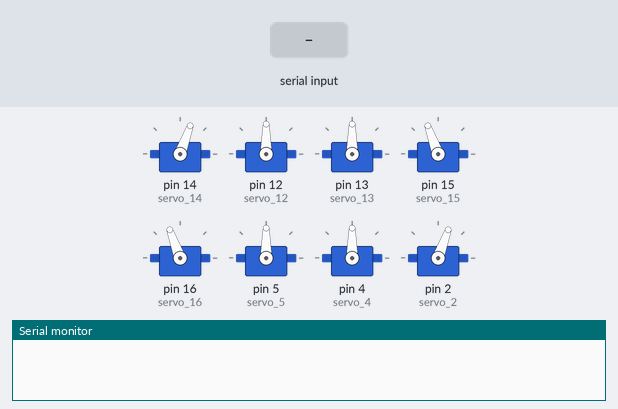
Bench run of a sketch on a simulated Arduino Uno, built with avr-gcc and run on an emulated ATmega328P. On the bench: 8 × servo, the last lines printed to the serial monitor. The test bench sets the inputs (shaded band).

Above: at 2.2 s.
2.3 s: "1" received over Serial
At 3.9 s:
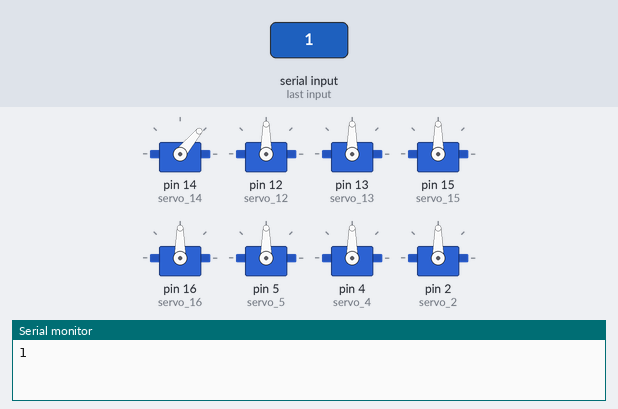
At 7.2 s:
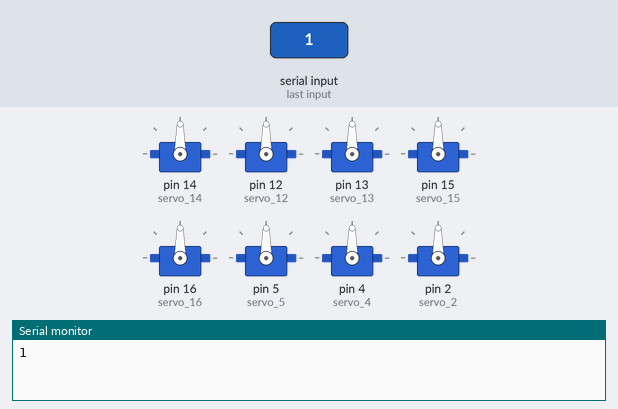
Timing chart, 0 to 8.7 s (numbered marks = the images above; inputs shaded):
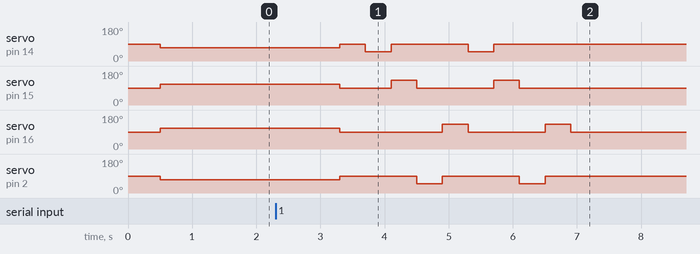

Measured:
- after the input at 2.3 s, servo on pin 14 (servo_14): goes 90° 0.40 s, 50° 0.40 s, 90° 1.2 s, 50° 0.40 s, then 90°, starting after 1.0 s; servo on pin 15 (servo_15): goes 90° 0.80 s, 130° 0.40 s, 90° 1.2 s, 130° 0.40 s, then 90°, starting after 1.0 s

The sketch:

7.4expand.ino
```cpp
#include <Servo.h>
Servo servo_14;//Upper right [paw]
Servo servo_12;//Upper right [arm]
Servo servo_13;//Lower right [arm]
Servo servo_15;//Lower right [paw]
Servo servo_16;//Upper left [paw]
Servo servo_5;//Upper left [arm]
Servo servo_4;//Lower left [arm]
Servo servo_2;//Lower left [paw]
String item;//Because serial data is in string format, the variables are also in string format

//Create the standby array
int array1[2][9] = {
//G14  G12  G13  G15  G16  G5  G4  G2  MS
{90,  90,  90,  90,  90,  90,  90,  90,  500},//Center point position
  {70,  90,  90,  110, 110,  90,  90,  70,  500},//Standby mode
};

//dance1
int array9[10][9] = {
{90, 90, 90, 90, 90, 90, 90, 90, 400},
{50, 90, 90, 90, 90, 90, 90, 90, 400},
{90, 90, 90, 130, 90, 90, 90, 90, 400},
{90, 90, 90, 90, 90, 90, 90, 50, 400},
{90, 90, 90, 90, 130, 90, 90, 90, 400},
{50, 90, 90, 90, 90, 90, 90, 90, 400},
{90, 90, 90, 130, 90, 90, 90, 90, 400},
{90, 90, 90, 90, 90, 90, 90, 50, 400},
{90, 90, 90, 90, 130, 90, 90, 90, 400},
{90, 90, 90, 90, 90, 90, 90, 90, 400},
};

//dance2
int array10[9][9] = {
{70, 45, 135, 110, 110, 135, 45, 70, 400},
{115, 45, 135, 65, 110, 135, 45, 70, 400},
{70, 45, 135, 110, 65, 135, 45, 115, 400},
{115, 45, 135, 65, 110, 135, 45, 70, 400},
{70, 45, 135, 110, 65, 135, 45, 115, 400},
{115, 45, 135, 65, 110, 135, 45, 70, 400},
{70, 45, 135, 110, 65, 135, 45, 115, 400},
{115, 45, 135, 65, 110, 135, 45, 70, 400},
{75, 45, 135, 105, 110, 135, 45, 70, 400},
};

//dance3
int array11[10][9] = {
{70, 45, 45, 110, 110, 135, 135, 70, 400},
{90, 45, 45, 60, 90, 135, 135, 70, 400},
{70, 45, 45, 110, 110, 135, 135, 70, 400},
{90, 45, 45, 110, 90, 135, 135, 120, 400},
{70, 45, 45, 110, 110, 135, 135, 70, 400},
{90, 45, 45, 60, 90, 135, 135, 70, 400},
{70, 45, 45, 110, 110, 135, 135, 70, 400},
{90, 45, 45, 110, 90, 135, 135, 120, 400},
{70, 45, 45, 110, 110, 135, 135, 70, 400},
{70, 90, 90, 110, 110, 90, 90, 70, 400},
};

//A function that sets the standby state
void standby() {
 for (int i = 0; i <= 1; i = i + 1) {  //There are two sets of arrays that need to be traversed twice
  servo_14.write(array1[i][0]); //The servo executes row i and column 1
  servo_12.write(array1[i][1]); //The servo executes row i and column 2
  servo_13.write(array1[i][2]); //The servo executes row i and column 3
  servo_15.write(array1[i][3]); //The servo executes row i and column 4
  servo_16.write(array1[i][4]); //The servo executes row i and column 5
  servo_5.write(array1[i][5]); //The servo executes row i and column 6
  servo_4.write(array1[i][6]); //The servo executes row i and column 7
  servo_2.write(array1[i][7]); //The servo executes row i and column 8
  delay(array1[i][8]); //Row i, column 9, execution delay time
 }
}


void dance1() {
for (int i = 0; i <= 9; i = i + 1) {
 servo_14.write(array9[i][0]);
 servo_12.write(array9[i][1]);
 servo_13.write(array9[i][2]);
 servo_15.write(array9[i][3]);
 servo_16.write(array9[i][4]);
 servo_5.write(array9[i][5]);
 servo_4.write(array9[i][6]);
 servo_2.write(array9[i][7]);
 delay(array9[i][8]);
}
}


void dance2() {
for (int i = 0; i <= 8; i = i + 1) {
 servo_14.write(array10[i][0]);
 servo_12.write(array10[i][1]);
 servo_13.write(array10[i][2]);
 servo_15.write(array10[i][3]);
 servo_16.write(array10[i][4]);
 servo_5.write(array10[i][5]);
 servo_4.write(array10[i][6]);
 servo_2.write(array10[i][7]);
 delay(array10[i][8]);
}
}


void dance3() {
for (int i = 0; i <= 9; i = i + 1) {
 servo_14.write(array11[i][0]);
 servo_12.write(array11[i][1]);
 servo_13.write(array11[i][2]);
 servo_15.write(array11[i][3]);
 servo_16.write(array11[i][4]);
 servo_5.write(array11[i][5]);
 servo_4.write(array11[i][6]);
 servo_2.write(array11[i][7]);
 delay(array11[i][8]);
}
}


void setup() {
 servo_14.attach(14);
 servo_12.attach(12);
 servo_13.attach(13);
 servo_15.attach(15);
 servo_16.attach(16);
 servo_5.attach(5);
 servo_4.attach(4);
 servo_2.attach(2);
 standby();
 Serial.begin(115200);
 item = "";//Initialize the variable as an empty string
}

// Don't select \r\n in serial port, just select no
void loop() {   // Run the serial control dance program
  //Determine whether there is data in the serial port
  if (Serial.available()) {
    item = Serial.readString(); //The variable is assigned to the data read by the serial port
    Serial.println(item); //The serial port prints out the input data

  //According to the input data, the condition is judged and the corresponding function is executed
  if (item == "1") { //When 1 is input to the serial port, dance1 is executed
    dance1();
    }
  if (item == "2") { //When 2 is input to the serial port, dance2 is executed
    dance2();
    }
  if (item == "3") { //When 3 is input to the serial port, dance3 is executed
    dance3();
    }
  }
}
```
